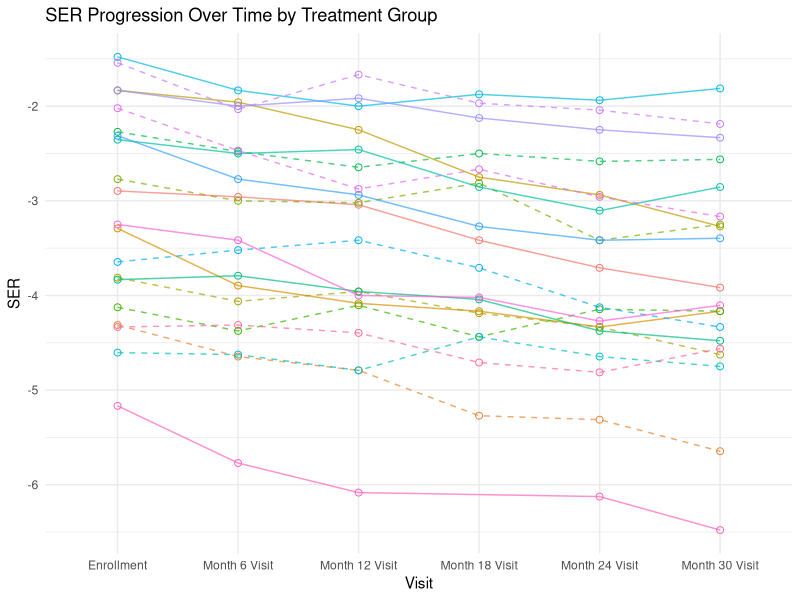
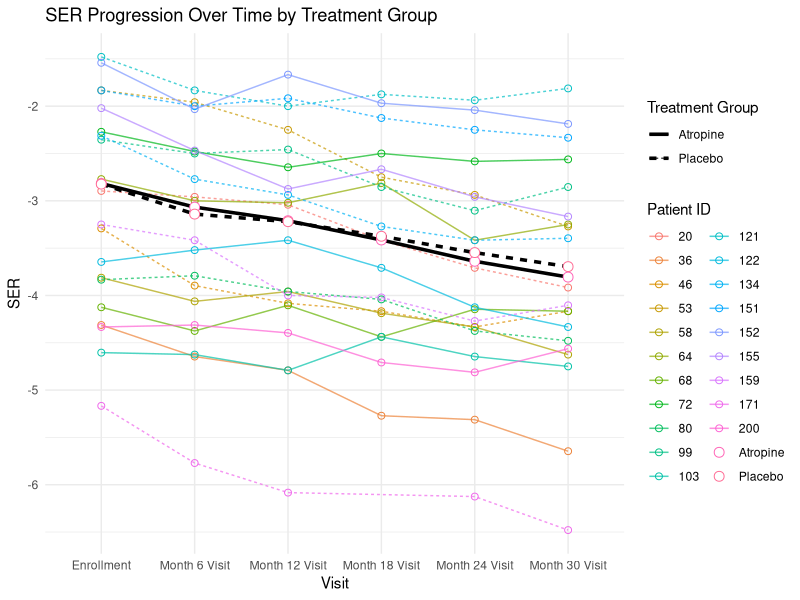

Generate these figures, in order, with R:
library(dplyr)
library(ggplot2)

# Part A. Data Import and merge

# Load VisitData and PtRoster datasets
VisitData <- read.table("Data Tables/MTS1ClinicTesting.txt", 
                        header = TRUE, sep = "|", fill = TRUE, stringsAsFactors = FALSE)
head(VisitData)

PtRoster <- read.table("Data Tables/MTS1PtRoster.txt", 
                       header = TRUE, sep = "|", fill = TRUE, stringsAsFactors = FALSE)
head(PtRoster)

# Load the additional dataset for parental myopia and other demographic information
DemoMedOcuHx <- read.table("Data Tables/MTS1DemoMedOcuHx.txt", 
                           header = TRUE, sep = "|", fill = TRUE, stringsAsFactors = FALSE)
head(DemoMedOcuHx)

#TODO: Handling baseline and run-in randomization 
# VisitData$Visit == 'Run-in FU Randomization'
# VisitData$Visit == 'Enrollment'
# if enrollment 

# Step 1: Calculate SER for each eye
# Left Eye (OS)
VisitData$S_OS <- rowMeans(VisitData[, c("AutoRef1SphOS", "AutoRef2SphOS", "AutoRef3SphOS")], na.rm = TRUE)
VisitData$C_OS <- rowMeans(VisitData[, c("AutoRef1CylOS", "AutoRef2CylOS", "AutoRef3CylOS")], na.rm = TRUE)
VisitData$SER_OS <- VisitData$S_OS + (VisitData$C_OS / 2)

# Right Eye (OD)
VisitData$S_OD <- rowMeans(VisitData[, c("AutoRef1SphOD", "AutoRef2SphOD", "AutoRef3SphOD")], na.rm = TRUE)
VisitData$C_OD <- rowMeans(VisitData[, c("AutoRef1CylOD", "AutoRef2CylOD", "AutoRef3CylOD")], na.rm = TRUE)
VisitData$SER_OD <- VisitData$S_OD + (VisitData$C_OD / 2)

# Step 2: Average SER across both eyes for each visit (i.e., time j)
VisitData$SER <- rowMeans(VisitData[, c("SER_OS", "SER_OD")], na.rm = TRUE)

# Step 3: Merge data with PtRoster and DemoMedOcuHx datasets
# Merging VisitData with PtRoster on Patient ID
MergedData <- merge(VisitData, PtRoster, by = "PtID")

# Merging the result with DemoMedOcuHx on Patient ID
MergedData <- merge(MergedData, DemoMedOcuHx, by = "PtID")

# Step 4: Create necessary variables
# Time (Visit) is already in VisitData as 'Visit'
# Group/Treatment assignment
MergedData$TreatmentGroup <- MergedData$TrtGroup

# Parental myopia status (investigating variables)
MergedData$is_mother_has_myopia <- MergedData$MotherMyop
MergedData$is_father_has_myopia <- MergedData$Father

# Step 5: Filter for patients with more than 5 visits without NA SER
FilteredData <- MergedData %>%
  filter(!is.na(SER)) %>%  # Remove rows where SER is NA
  group_by(PtID) %>%       # Group by PtID
  filter(n() > 5) %>%      # Keep only groups (patients) with more than 5 valid visits
  ungroup()                # Remove grouping to return to a regular data frame

# Get unique PtID for filtered dataset
UniquePtID <- unique(FilteredData$PtID)


# Part 2. Spagetti Plot

# Sample 10 unique patients from each treatment group
SampledPatients_trt <- FilteredData %>%
  filter(TrtGroup == "Atropine") %>%
  distinct(PtID, .keep_all = TRUE) %>%
  slice_sample(n = 10) %>%
  select(PtID)

SampledPatients_ctrl <- FilteredData %>%
  filter(TrtGroup == "Placebo") %>%
  distinct(PtID, .keep_all = TRUE) %>%
  slice_sample(n = 10) %>%
  select(PtID)

SampledPatients <- bind_rows(SampledPatients_trt, SampledPatients_ctrl)

# Filter the original data to include only records for the sampled patients
SampledData <- FilteredData %>%
  filter(PtID %in% SampledPatients$PtID)

# Set line types based on the treatment group
SampledData <- SampledData %>%
  mutate(LineType = ifelse(TrtGroup == "Atropine", "solid", "dashed"))

# Define the order of visits for consistent x-axis ordering
visit_order <- c("Enrollment", "Month 6 Visit", "Month 12 Visit", 
                 "Month 18 Visit", "Month 24 Visit", "Month 30 Visit")

# Convert Visit to a factor with specified order
SampledData <- SampledData %>%
  filter(Visit != "Run-in FU Randomization") %>%
  mutate(Visit = factor(Visit, levels = visit_order))

# Create the spaghetti plot with distinct line types and colors for each patient
ggplot(SampledData, aes(x = Visit, y = SER, group = PtID, color = as.factor(PtID))) +
  geom_line(aes(linetype = LineType), size = 0.5, alpha = 0.7) +  # Line for each patient with line type by group
  geom_point(size = 2, shape = 1) +                                        # Add points at each SER measurement
  labs(title = "SER Progression Over Time by Treatment Group",
       x = "Visit",
       y = "SER",
       color = "Patient ID",
       linetype = 'LineType') +
  scale_x_discrete(drop = FALSE) +                              # Ensure all visits appear on the x-axis
  scale_linetype_manual(values = c("solid", "dashed")) +        
  theme_minimal() +
  theme(legend.position = "none")                               # Optionally hide the legend if there are too many patients



# Calculate and add mean profiles
MeanProfileData <- MergedData %>%
  filter(Visit != "Run-in FU Randomization") %>%
  group_by(Visit, TrtGroup) %>%
  summarize(Mean_SER = mean(SER, na.rm = TRUE), .groups = 'drop')

# Combined plot with individual trajectories and mean profiles
ggplot() +
  # Individual trajectories
  geom_line(data = SampledData, 
            aes(x = Visit, y = SER, group = PtID, color = as.factor(PtID), 
                linetype = TrtGroup),
            size = 0.5, alpha = 0.7) +
  geom_point(data = SampledData,
             aes(x = Visit, y = SER, color = as.factor(PtID)),
             size = 2, shape = 1) +
  # Mean profiles
  geom_line(data = MeanProfileData,
            aes(x = Visit, y = Mean_SER, group = TrtGroup, linetype = TrtGroup),
            size = 1.2) +
  geom_point(data = MeanProfileData,
             aes(x = Visit, y = Mean_SER, color = TrtGroup),
             size = 3, shape = 21, fill = "white") +
  # Labels and theme
  labs(title = "SER Progression Over Time by Treatment Group",
       x = "Visit",
       y = "SER",
       color = "Patient ID",
       linetype = "Treatment Group") +
  scale_x_discrete(drop = FALSE) +
  theme_minimal() +
  theme(legend.position = "right")

### Displaying five patients

# only leave the last observation, which is the 5th visit
SampledData %>%
  select(
    PtID,
    SER,
    Sex,
    TreatmentGroup,
    Race,
    EyeColor,
    AgeAsofEnrollDt,
    is_mother_has_myopia,
    is_father_has_myopia,
    Visit
  ) %>%
  group_by(PtID) %>%
  slice_tail(n = 1) %>%
  ungroup() %>%
  arrange(PtID) %>%
  select(-Visit) %>% # then rename the column , ageasenrolldt as age and Eyecolor as iris_color
  rename(age = AgeAsofEnrollDt, iris_color = EyeColor) %>%
  head(5) %>%
  knitr::kable()


# key summary statistics for demographics

MergedData %>% 
  select(PtID,
         Sex,
         TreatmentGroup,
         Race,
         EyeColor,
         AgeAsofEnrollDt,
         is_mother_has_myopia,
         is_father_has_myopia) %>%
  rename(age = AgeAsofEnrollDt, iris_color = EyeColor) %>%
  group_by(PtID) %>% 
  slice_tail(n = 1) %>%
  ungroup() %>%
  select(-PtID) -> Demographics

Demographics$age %>% summary()
Demographics %>%
  select(-age) %>%
  apply(.,2,table) %>%
  knitr::kable()


#### clean dataset with selected variables

data <- MergedData[,c("Visit","SER","TrtGroup","MotherMyop","FatherMyop","Sex","Race","EyeColor","AgeAsofEnrollDt")]

mother_gene <- ifelse(data$MotherMyop=="Yes",1,0)
father_gene <- ifelse(data$FatherMyop=="Yes",1,0)
data$genetic <- mother_gene+father_gene

data$Age <- floor(data$AgeAsofEnrollDt)





# save as RDS file

saveRDS(data, "data.rds")
